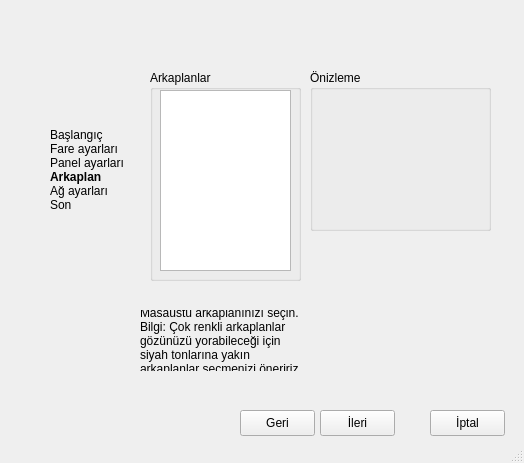
<ui version="4.0" >
 <class>WallpaperWindow</class>
 <widget class="QMainWindow" name="WallpaperWindow" >
  <property name="geometry" >
   <rect>
    <x>0</x>
    <y>0</y>
    <width>524</width>
    <height>463</height>
   </rect>
  </property>
  <property name="maximumSize" >
   <size>
    <width>524</width>
    <height>463</height>
   </size>
  </property>
  <property name="windowTitle" >
   <string>Masaüstü Arkaplanı - Anatolya Başlangıç</string>
  </property>
  <property name="styleSheet" >
   <string notr="true" >QMainWindow {background-image: url(:/beyimage/beyimage.png);}</string>
  </property>
  <widget class="QWidget" name="centralwidget" >
   <property name="geometry" >
    <rect>
     <x>0</x>
     <y>0</y>
     <width>524</width>
     <height>442</height>
    </rect>
   </property>
   <widget class="QGroupBox" name="WallpapersGroup" >
    <property name="geometry" >
     <rect>
      <x>150</x>
      <y>70</y>
      <width>151</width>
      <height>211</height>
     </rect>
    </property>
    <property name="title" >
     <string>Arkaplanlar</string>
    </property>
    <widget class="QListWidget" name="listWallpapers" >
     <property name="geometry" >
      <rect>
       <x>10</x>
       <y>20</y>
       <width>131</width>
       <height>181</height>
      </rect>
     </property>
    </widget>
   </widget>
   <widget class="QGroupBox" name="showPictureGroup" >
    <property name="geometry" >
     <rect>
      <x>310</x>
      <y>70</y>
      <width>181</width>
      <height>161</height>
     </rect>
    </property>
    <property name="title" >
     <string>Önizleme</string>
    </property>
    <widget class="QLabel" name="pictureLabel" >
     <property name="geometry" >
      <rect>
       <x>10</x>
       <y>20</y>
       <width>161</width>
       <height>131</height>
      </rect>
     </property>
     <property name="text" >
      <string/>
     </property>
    </widget>
   </widget>
   <widget class="QPushButton" name="nextButton" >
    <property name="geometry" >
     <rect>
      <x>320</x>
      <y>410</y>
      <width>75</width>
      <height>26</height>
     </rect>
    </property>
    <property name="text" >
     <string>İleri</string>
    </property>
    <property name="icon" >
     <iconset resource="../../icons/startericons.qrc" >
      <normaloff>:/go-next/go-next.png</normaloff>:/go-next/go-next.png</iconset>
    </property>
   </widget>
   <widget class="QPushButton" name="backButton" >
    <property name="enabled" >
     <bool>true</bool>
    </property>
    <property name="geometry" >
     <rect>
      <x>240</x>
      <y>410</y>
      <width>75</width>
      <height>26</height>
     </rect>
    </property>
    <property name="text" >
     <string>Geri</string>
    </property>
    <property name="icon" >
     <iconset resource="../../icons/startericons.qrc" >
      <normaloff>:/go-previous/go-previous.png</normaloff>:/go-previous/go-previous.png</iconset>
    </property>
   </widget>
   <widget class="QPushButton" name="cancelButton" >
    <property name="geometry" >
     <rect>
      <x>430</x>
      <y>410</y>
      <width>75</width>
      <height>26</height>
     </rect>
    </property>
    <property name="text" >
     <string>İptal</string>
    </property>
    <property name="icon" >
     <iconset resource="../../icons/startericons.qrc" >
      <normaloff>:/exit-button/application-exit.png</normaloff>:/exit-button/application-exit.png</iconset>
    </property>
   </widget>
   <widget class="QLabel" name="label" >
    <property name="geometry" >
     <rect>
      <x>140</x>
      <y>310</y>
      <width>301</width>
      <height>61</height>
     </rect>
    </property>
    <property name="text" >
     <string>Masaüstü arkaplanınızı seçin.
Bilgi: Çok renkli arkaplanlar 
gözünüzü yorabileceği için 
siyah tonlarına yakın
arkaplanlar seçmenizi öneririz.</string>
    </property>
   </widget>
   <widget class="QLabel" name="basementsLabel" >
    <property name="geometry" >
     <rect>
      <x>50</x>
      <y>110</y>
      <width>81</width>
      <height>121</height>
     </rect>
    </property>
    <property name="text" >
     <string>&lt;!DOCTYPE HTML PUBLIC "-//W3C//DTD HTML 4.0//EN" "http://www.w3.org/TR/REC-html40/strict.dtd">
&lt;html>&lt;head>&lt;meta name="qrichtext" content="1" />&lt;style type="text/css">
p, li { white-space: pre-wrap; }
&lt;/style>&lt;/head>&lt;body style=" font-family:'Sans Serif'; font-size:9pt; font-weight:400; font-style:normal;">
&lt;p style=" margin-top:0px; margin-bottom:0px; margin-left:0px; margin-right:0px; -qt-block-indent:0; text-indent:0px;">Başlangıç&lt;/p>
&lt;p style=" margin-top:0px; margin-bottom:0px; margin-left:0px; margin-right:0px; -qt-block-indent:0; text-indent:0px;">Fare ayarları&lt;/p>
&lt;p style=" margin-top:0px; margin-bottom:0px; margin-left:0px; margin-right:0px; -qt-block-indent:0; text-indent:0px;">Panel ayarları&lt;/p>
&lt;p style=" margin-top:0px; margin-bottom:0px; margin-left:0px; margin-right:0px; -qt-block-indent:0; text-indent:0px;">&lt;span style=" font-weight:600;">Arkaplan&lt;/span>&lt;/p>
&lt;p style=" margin-top:0px; margin-bottom:0px; margin-left:0px; margin-right:0px; -qt-block-indent:0; text-indent:0px;">Ağ ayarları&lt;/p>
&lt;p style=" margin-top:0px; margin-bottom:0px; margin-left:0px; margin-right:0px; -qt-block-indent:0; text-indent:0px;">Son&lt;/p>&lt;/body>&lt;/html></string>
    </property>
   </widget>
  </widget>
  <widget class="QStatusBar" name="statusbar" >
   <property name="geometry" >
    <rect>
     <x>0</x>
     <y>442</y>
     <width>524</width>
     <height>21</height>
    </rect>
   </property>
  </widget>
 </widget>
 <resources>
  <include location="../../icons/startericons.qrc" />
 </resources>
 <connections/>
</ui>
